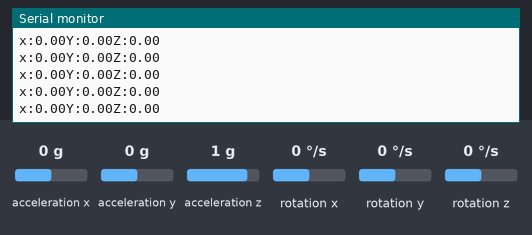
Recording of a sketch running on a simulated Arduino Uno, built with avr-gcc and run on an emulated ATmega328P. Parts: the last lines printed to the serial monitor. Inputs (shaded band) come from the test bench; at power-on: rotation x 0 °/s, rotation y 0 °/s, rotation z 0 °/s, acceleration x 0 g, acceleration y 0 g, acceleration z 1 g.

Above: at 1.2 s.
1.3 s: rotation x set to 192 °/s
At 1.9 s:
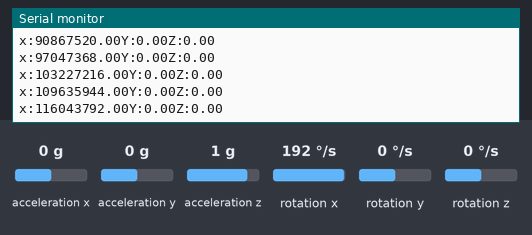
4.3 s: rotation y set to -192 °/s
At 5.2 s:
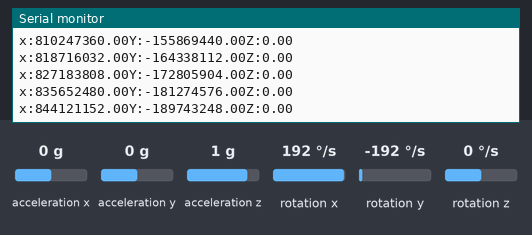
7.3 s: rotation z set to -192 °/s
At 7.5 s:
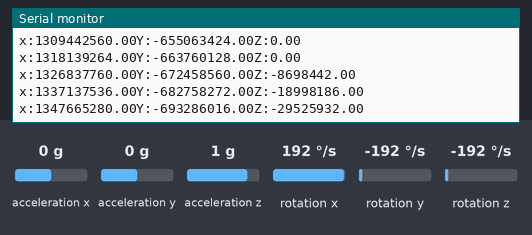
Timing chart, 0 to 10.3 s (numbered marks = the images above; inputs shaded):
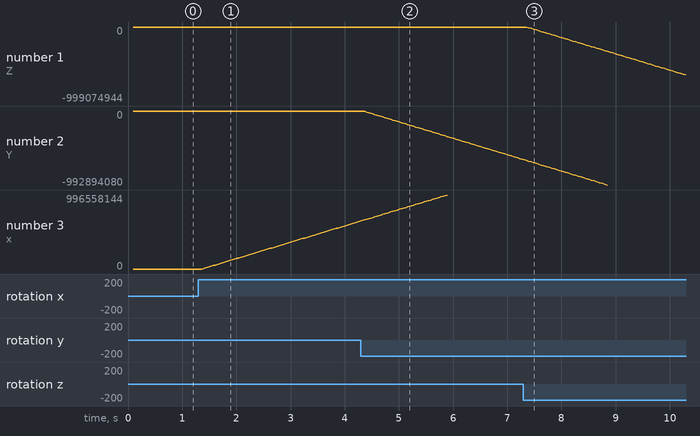

Measured:
- after the input at 1.3 s, the serial monitor: prints a new line after 0.08 s (image 1)
- plotted number 3: 0 → 641559488 after the input at 1.3 s

The sketch:

Convers_o_e_filtro.ino
```cpp
#include "Wire.h"
#include "I2Cdev.h"
#include "MPU6050.h"

MPU6050 accelgyro;

int16_t ax, ay, az;
int16_t gx, gy, gz;

#define G_GAIN 0.00875
#define AA 0.98

float acelx, acely, acelz, rate_gyr_x, rate_gyr_y, rate_gyr_z, gyroXangle, gyroYangle, gyroZangle;
float AccXangle, AccYangle, AccZangle, CFangleX, CFangleY, CFangleZ;
float const_calib = 16071.82;
float const_gravid = 9.81;

unsigned long pT;

void setup() {
    Wire.begin(); // Inicia barramento I2C

    // initializa conexão serial
    Serial.begin(9600);
    Serial.println("Initializing I2C devices...");

    // verifica conexão com sensores
    Serial.println("Testing device connections...");
    Serial.println(accelgyro.testConnection() ? "MPU6050 connection successful" : "MPU6050 connection failed");

    unsigned long pT = 0;    // contador para determinar tempo de inicialização
}

void loop() {
    unsigned long cT = micros(); // contar tempo de loop

    accelgyro.getMotion6(&ax, &ay, &az, &gx, &gy, &gz); // obtem valores brutos dos sensores

    unsigned long dT = cT - pT;
    pT = cT;

    /*
     acelx = ax * const_gravid / const_calib;
    acely = ay * const_gravid / const_calib;
    acelz = az * const_gravid / const_calib;

    // Converte valor do acelerometro com base nos 3 eixos
    AccXangle = (atan2(ax, sqrt(pow(ay,2) + pow(az,2)))*180) / 3.14;
    AccYangle = (atan2(ay, sqrt(pow(ax,2) + pow(az,2)))*180) / 3.14;
    AccZangle = (atan2(az, sqrt(pow(ax,2) + pow(ay,2)))*180) / 3.14;

    */

    // Converte valor do giro em graus por seg
    // multiplicando uma contante relacionada à taxa de amostragem do sensor
    // nesse caso, a taxa é +-250g -> 0.00875
    rate_gyr_x = gx*G_GAIN;
    rate_gyr_y = gy*G_GAIN;
    rate_gyr_z = gz*G_GAIN;

    // Calcula a distância percorrida por integração simples
    // com base no tempo de loop (dT = cT - pT)
    gyroXangle+=rate_gyr_x*dT;
    gyroYangle+=rate_gyr_y*dT;
    gyroZangle+=rate_gyr_z*dT;

    /*

    // Fusão dos dados: giro + accel
    // Métodos: filtro complementar ou filtro de kalman
    // Optei pelo Filtro Complementar por ser mais simples de se aplicar do que o Filtro de Kalman.
    // Eficiencia bastante satisfatoria, segundo teoria
    // Atribui peso de 0.98 ao valor do giro e 0.02 ao acelerometro
    // O giroscópio tem leitura muito boa, mas também apresenta oscilação do valor.
    // Acelerômetro, por outro lado, é muito ruidoso, mas o desvio é zero.

    CFangleX=AA*(CFangleX+rate_gyr_x*(dT/1000000)) +(1 - AA) * AccXangle;
    CFangleY=AA*(CFangleY+rate_gyr_y*(dT/1000000)) +(1 - AA) * AccYangle;
    CFangleZ=AA*(CFangleZ+rate_gyr_z*(dT/1000000)) +(1 - AA) * AccZangle;

    */

Serial.print("x:");
Serial.print(gyroXangle);

Serial.print("Y:");
Serial.print(gyroYangle);

Serial.print("Z:");
Serial.println(gyroZangle);


}
```
